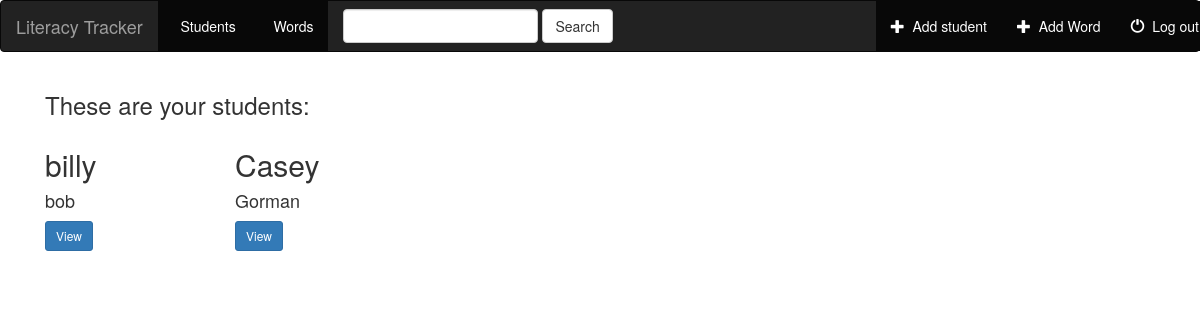
Page /students/ (signed in) on the committed database.
### students/models.py (models this page shows, shortened)
class Student(models.Model):
    user = models.ForeignKey('auth.User')
    first_name = models.CharField(max_length=250, default="", blank=True)
    last_name = models.CharField(max_length=250, default="", blank=True)
    grade = models.CharField(max_length=5, default="", blank=True)
    words = models.ManyToManyField(Word, default="", blank=True)

### students/views.py (the view)
class IndexView(generic.ListView):
    model = Student
    template_name= "students/index.html"
    context_object_name = "all_students"
    def get_queryset(self):
        return Student.objects.filter(user=self.request.user)

### students/templates/students/index.html (shortened to what this page needs)
{% extends 'base.html' %}
{% block body %}
<div class="students-container container-fluid">
    <div class="row">
        <div class="col-sm-12">
            <h3>These are your students:</h3>
        </div>
            {% for student in all_students %}
                <div class="col-sm-4 col-lg-2">
                            <h2>{{ student.first_name }}</h2>
                            <h4>{{ student.last_name}}</h4>
                            <a href="{% url 'students:student_detail' student.id %}" class="btn btn-primary btn-sm">View</a>
                </div>
            {% endfor %}
          </div>
        </div>
{%endblock%}

### rows in the picture
Student: first_name "billy", last_name "bob"
Student: first_name "Casey", last_name "Gorman"
